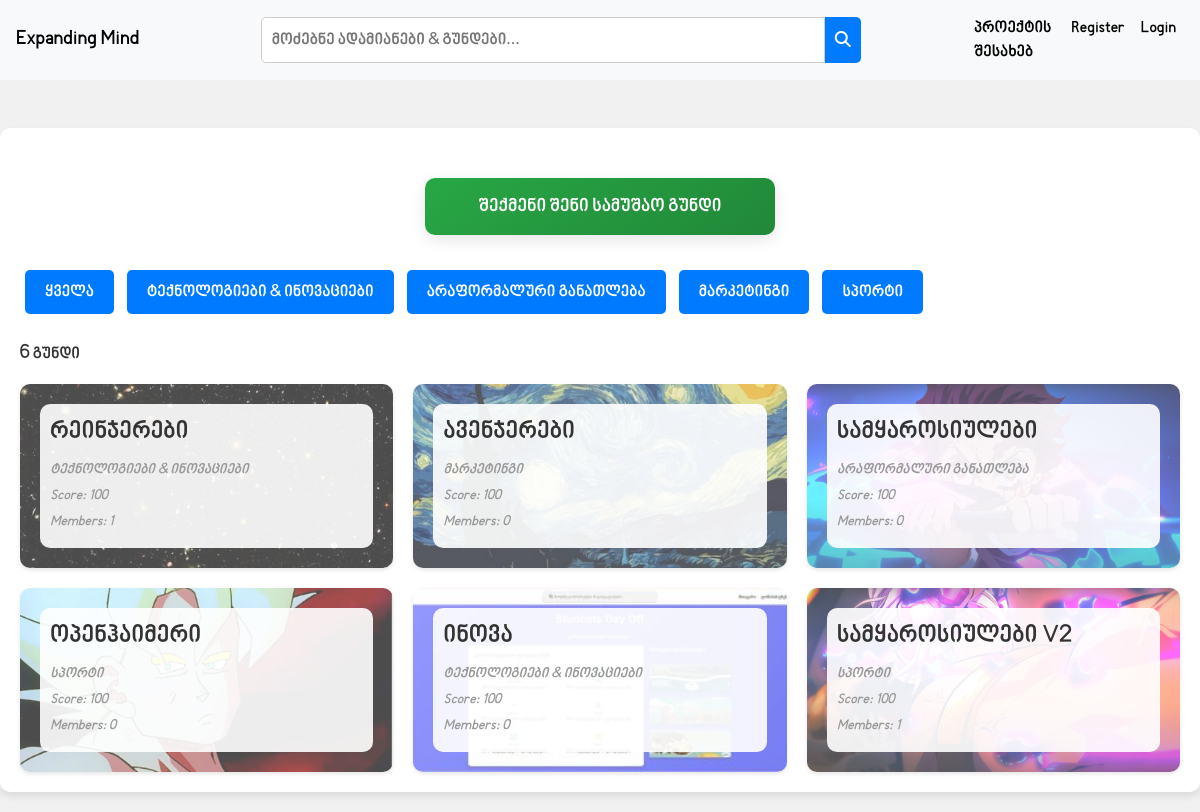
Screenshot of /groups with the database file from the repository.
### main/models.py (models this page shows, shortened)
class Group(db.Model):
    id = db.Column(db.Integer, primary_key=True)
    name = db.Column(db.String(20), nullable=False, unique=True)
    leader_id = db.Column(db.Integer, nullable=False)
    description = db.Column(db.String(250))
    category = db.Column(db.String(100), nullable=False)
    members = db.relationship('User', back_populates='group')
    score = db.Column(db.Integer, nullable=False, default=0)
    group_form = db.Column(db.String(200))
    image_file = db.Column(db.String(100), default='default.png')
    @property
    def members_list(self):
        return json.loads(self.members) if self.members else []

### main/groups/routes.py (the view, shortened to what this page needs)
@groups.route('/groups', methods=['POST', 'GET'])
def groups_section():
    groups = Group.query.all()
    query = request.form.get('query')
    if query:
        return redirect(url_for('groups.handle_search', query=query))
    try:
        page = request.args.get('page', 1, type=int)
        notification_log = NotificationLogs.query.filter_by(user_id=current_user.id).order_by(NotificationLogs.id.desc())
        group_logs = GroupLogs.query.filter_by(group_id=current_user.group_id).order_by(GroupLogs.id.desc()).paginate(page=page, per_page=5)
        return render_template('groups_section.html', groups=groups, group_logs=group_logs, notification_log=notification_log)
    except:
        None
    return render_template('groups_section.html', groups=groups)

### main/templates/groups_section.html (shortened to what this page needs)
{% extends "new_base.html" %}
{% block content %}
{% if not current_user.in_group %}
<a href="https://docs.google.com/forms/d/1dcCbT2LzL4p533jfhbJaCCRTSD3u3C-3EQLn4eD1ugo/edit" target="_blank" class="custom-button">შექმენი შენი სამუშაო გუნდი</a>
{% else %}
<a href="" class="custom-button" style="background: #dc3545;" onclick="alert('შენ უკვე მუშაობ სამუშაო გუნდში')">შექმენი შენი სამუშაო გუნდი</a>
{% endif %}
<div>
    <div class="form-section">
        <form method="POST">
            <button name="category" value="ყველა" type="submit" class="button {% if request.form.get('category') == 'ყველა' %}active{% endif %}">ყველა</button>
            <button name="category" value="ტექნოლოგიები & ინოვაციები" type="submit" class="button {% if request.form.get('category') == 'ტექნოლოგიები & ინოვაციები' %}active{% endif %}">ტექნოლოგიები & ინოვაციები</button>
            <button name="category" value="არაფორმალური განათლება" type="submit" class="button {% if request.form.get('category') == 'არაფორმალური განათლება' %}active{% endif %}">არაფორმალური განათლება</button>
            <button name="category" value="მარკეტინგი" type="submit" class="button {% if request.form.get('category') == 'მარკეტინგი' %}active{% endif %}">მარკეტინგი</button>
            <button name="category" value="სპორტი" type="submit" class="button {% if request.form.get('category') == 'სპორტი' %}active{% endif %}">სპორტი</button>
        </form>
    </div>
    <p style="color:#000000cb"><strong><span style="font-size: larger;">{{ groups|length }}</span></strong> გუნდი</p>
    <div class="groups-grid">
        {% for group in groups %}
        <a href="{{ url_for('groups.group_page', id=group.id) }}" class="group-link">
            {% if group.image_file != 'default.png' %}
                <div class="group">
                    <div class="group-content">
                        <div class="group-name">{{ group.name }}</div>
                        <div class="group-category">{{ group.category }}</div>
                        <div class="group-score">Score: {{ group.score }}</div>
                        <div class="group-members">Members: {{ group.members|length }}</div>
                    </div>
                </div>
            {% endif %}
        </a>
        {% endfor %}
    </div>
</div>
{% endblock %}
{% block search %}
<form action="" method="POST" class="search-form">
    <input type="text" name="query" placeholder="მოძებნე ადამიანები & გუნდები..." id="search_input" class="search-input">
    <button type="submit" class="search-button"><i class="fas fa-search"></i></button>
</form>
{% endblock search %}

### main/templates/new_base.html (style rules this page uses)
body { font-family: BPG; }
a { color: rgb(22, 22, 22); }
.search-form { display: flex; width: 100%; max-width: 600px; }
.search-input { flex: 1; padding: 10px; font-size: 16px; border: 1px solid #ccc; border-radius: 5px 0 0 5px; }
.search-button { padding: 10px; font-size: 16px; background-color: #007bff; color: white; border: none; border-radius: 0 5px 5px 0; cursor: pointer; transition: background-color 0.3s ease, transform 0.3s ease; }

### main/templates/groups_section.html (style rules this page uses)
.search-form { display: flex; width: 100%; max-width: 600px; }
.search-input { flex: 1; padding: 10px; font-size: 16px; border: 1px solid #ccc; border-radius: 5px 0 0 5px; }
.search-button { padding: 10px; font-size: 16px; background-color: #007bff; color: white; border: none; border-radius: 0 5px 5px 0; cursor: pointer; transition: background-color 0.3s ease, transform 0.3s ease; }
body { font-family: BPG; background-color: #f1f1f1; margin: 0; padding: 0; }
.custom-button { padding: 15px 30px; font-weight: bold; font-size: 18px; color: #fff; background: linear-gradient(145deg, #28a745, #218838); border: none; border-radius: 10px; box-shadow: 0 5px 15px rgba(0, 0, 0, 0.1); text-align: center; cursor: pointer; transition: all 0.3s ease; text-decoration: none; display: block; width: 100%; max-width: 350px; margin: 30px auto; }
.groups-grid { display: grid; grid-template-columns: repeat(auto-fit, minmax(300px, 1fr)); gap: 20px; }
.group { background-color: #ffffff; padding: 20px; border-radius: 10px; box-shadow: 0 2px 4px rgba(0, 0, 0, 0.1); transition: transform 0.3s ease, box-shadow 0.3s ease; position: relative; overflow: hidden; }
.group-content { position: relative; z-index: 1; background: rgba(255, 255, 255, 0.9); padding: 10px; border-radius: 10px; }
.group-name { font-size: 24px; margin-bottom: 10px; color: #333; font-weight: bold; }
.group-category, .group-score, .group-members { font-style: italic; margin-bottom: 5px; color: #999; font-size: 14px; }
.group:first-child { grid-column: span 2; }
.form-section { margin-bottom: 20px; }
.form-section button { padding: 10px 20px; font-size: 16px; background-color: #007bff; color: white; border: none; border-radius: 5px; cursor: pointer; transition: background-color 0.3s ease; }
.button { padding: 10px 20px; margin: 5px; background-color: #007bff; color: white; border: none; cursor: pointer; transition: background-color 0.3s ease; }

### rows the page displays
Group: name "რეინჯერები", category "ტექნოლოგიები & ინოვაციები", score "100", members|length "1"
Group: name "ავენჯერები", category "მარკეტინგი", score "100", members|length "0"
Group: name "სამყაროსიულები", category "არაფორმალური განათლება", score "100", members|length "0"
Group: name "ოპენჰაიმერი", category "სპორტი", score "100", members|length "0"
Group: name "ინოვა", category "ტექნოლოგიები & ინოვაციები", score "100", members|length "0"
Group: name "სამყაროსიულები V2", category "სპორტი", score "100", members|length "1"

### other values shown
{{ groups|length }} "6"
